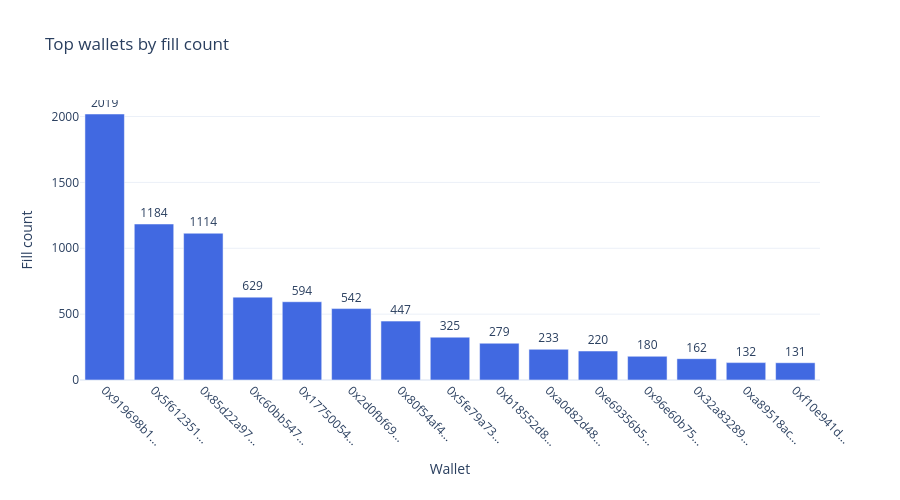

Notebook source saved alongside this figure:
### Code cell
top15 = wallet_stats.sort_values(by='fill_count', ascending=False).head(15)

fig_wallet = go.Figure()
fig_wallet.add_trace(go.Bar(
    x=top15.index.str[:10] + '...',
    y=top15['fill_count'],
    marker_color='royalblue',
    text=top15['fill_count'],
    textposition='outside',
))

fig_wallet.update_layout(
    title='Top wallets by fill count',
    xaxis_title='Wallet',
    yaxis_title='Fill count',
    template='plotly_white',
    height=500,
    margin=dict(b=120),
)
fig_wallet.update_xaxes(tickangle=45)
fig_wallet.show()

### Figure 1 — Plotly figure (JSON) as saved in the notebook; plotly's stock layout.template omitted (floating-point values rounded to 4 significant figures)
{"data": [{"marker": {"color": "royalblue"}, "text": [2019.0, 1184.0, 1114.0, 629.0, 594.0, 542.0, 447.0, 325.0, 279.0, 233.0, 220.0, 180.0, 162.0, 132.0, 131.0], "textposition": "outside", "type": "bar", "x": ["0x919698b1...", "0x5f612351...", "0x85d22a97...", "0xc60bb547...", "0x17750054...", "0x2d0fbf69...", "0x80f54af4...", "0x5fe79a73...", "0xb18552d8...", "0xa0d82d48...", "0xe69356b5...", "0x96e60b75...", "0x32a83289...", "0xa89518ac...", "0xf10e941d..."], "y": [2019, 1184, 1114, 629, 594, 542, 447, 325, 279, 233, 220, 180, 162, 132, 131]}], "layout": {"height": 500, "margin": {"b": 120}, "title": {"text": "Top wallets by fill count"}, "xaxis": {"tickangle": 45, "title": {"text": "Wallet"}}, "yaxis": {"title": {"text": "Fill count"}}}}
